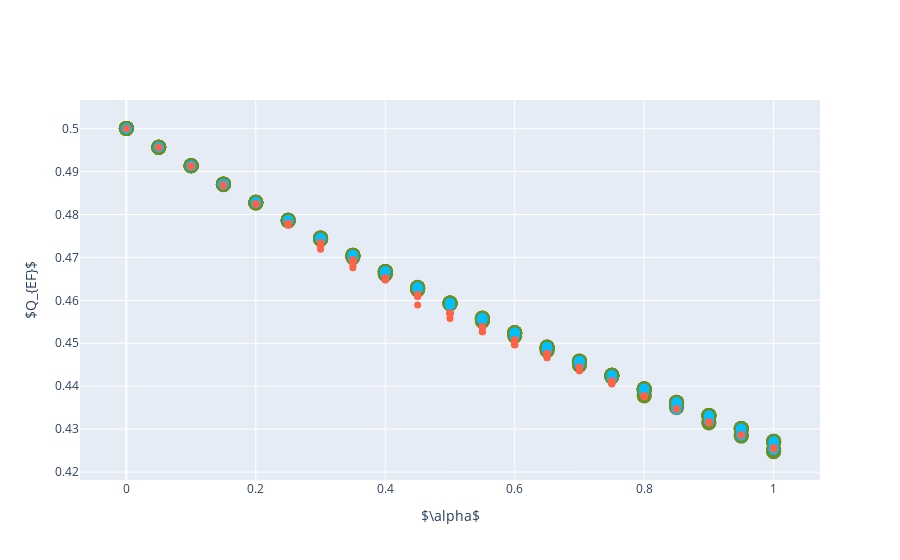

The code cell stored with this chart in its notebook:
### Code cell
plot_dots_2d(Q_ef, '$Q_{EF}$', 'data/plots/polblogs/pol_ef_leiden.pdf')

### Figure 1 — Plotly figure (JSON) as saved in the notebook; plotly's stock layout.template omitted (floating-point values rounded to 4 significant figures; data arrays with more than 128 entries replaced by an {"elided": "..."} marker saying what was removed)
{"data": [{"line": {"color": "olivedrab", "dash": "dash", "width": 2}, "marker": {"size": 15}, "mode": "markers", "name": "Early Fusion", "type": "scatter", "x": {"elided": "210 float values"}, "y": {"elided": "210 float values"}}, {"line": {"color": "deepskyblue", "dash": "dash", "width": 2}, "marker": {"size": 10}, "mode": "markers", "name": "Simultaneous Fusion", "type": "scatter", "x": {"elided": "210 float values"}, "y": {"elided": "210 float values"}}, {"line": {"color": "tomato", "dash": "dash", "width": 2}, "marker": {"size": 7}, "mode": "markers", "name": "Late Fusion", "type": "scatter", "x": {"elided": "210 float values"}, "y": {"elided": "210 float values"}}], "layout": {"showlegend": false, "xaxis": {"title": {"text": "$\\alpha$"}}, "yaxis": {"title": {"text": "$Q_{EF}$"}}}}
